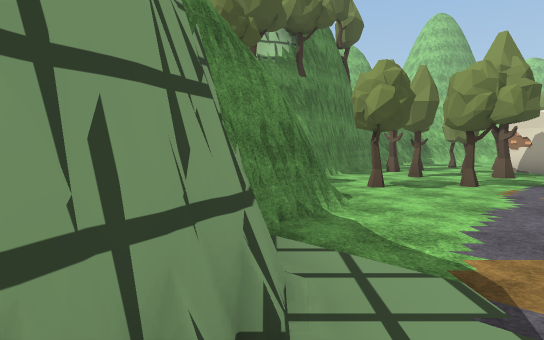
View 1 (above)

21 first-person views from a walk through a scene from a Unity 3-D project. The camera is 1.5 m above the floor, tilts 4° down and sees 75° across. The floor is counted in squares, 2 m on a side. Each view is taken from the middle of a square. On the plan, view 1 faces up. The plan holds only what a view shows up to about 11 squares ahead; the rest is blank. The place goes on beyond the plan. The player is left out. Some surface patterns are stand-ins.

View 2
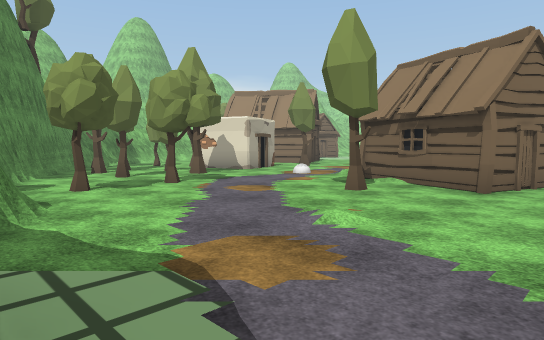

View 3
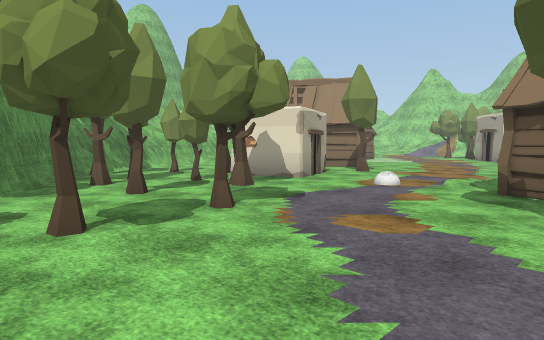

View 4
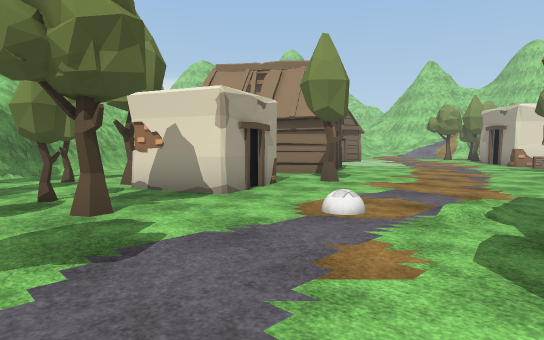

View 5
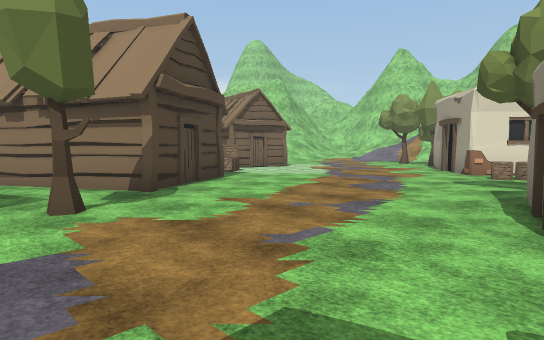

View 6
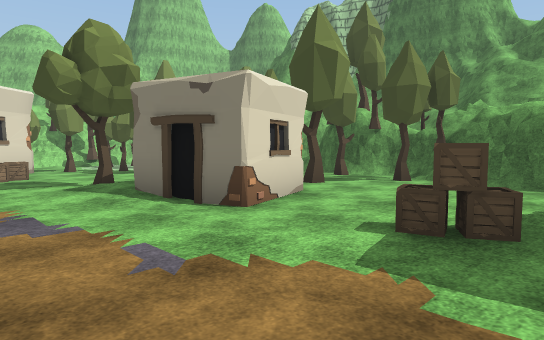

View 7
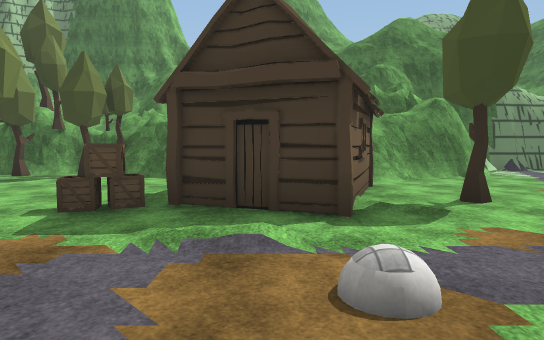

View 8
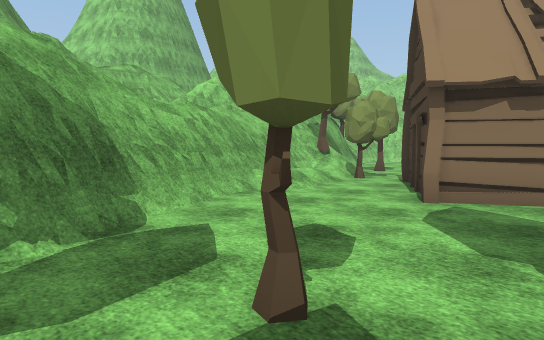

View 9
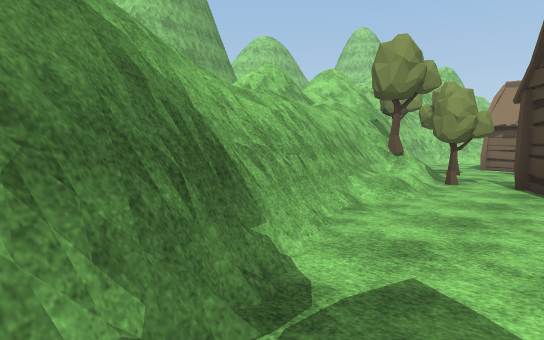

View 10
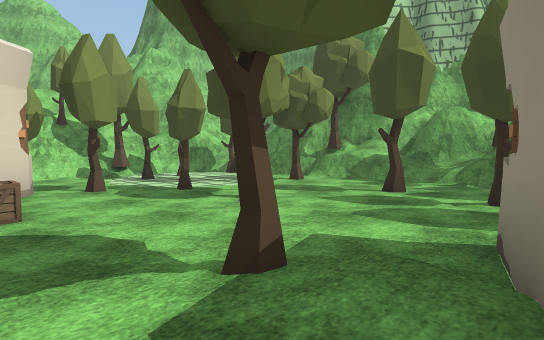

View 11
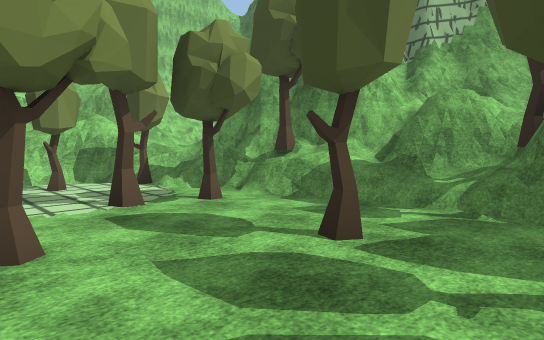

View 12
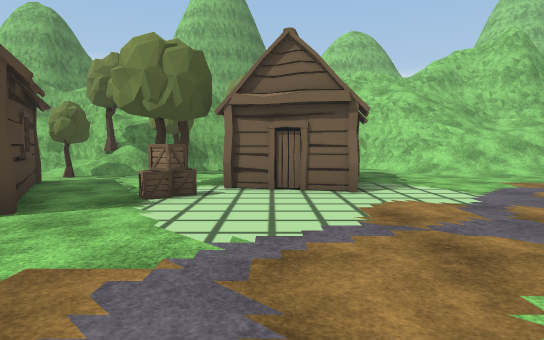

View 13
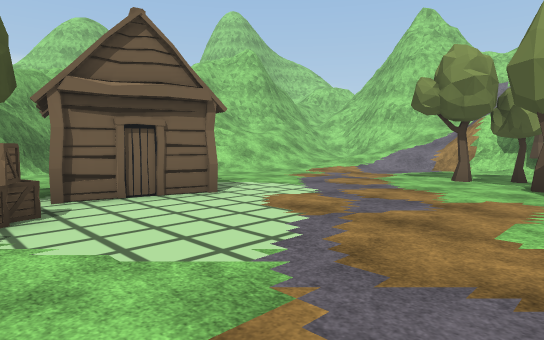

View 14
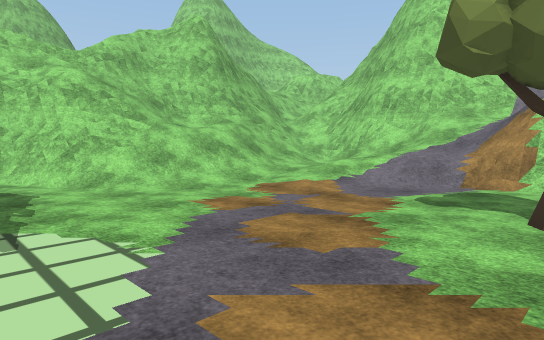

View 15
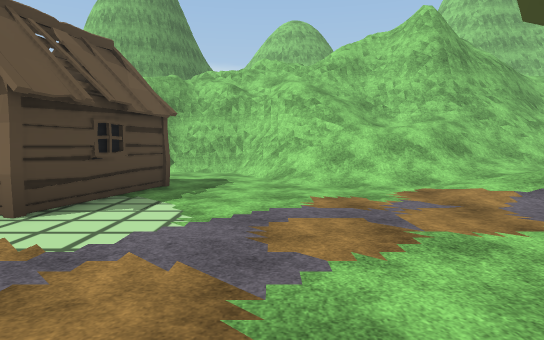

View 16
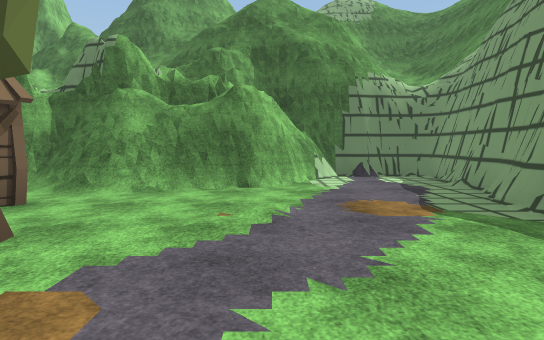

View 17
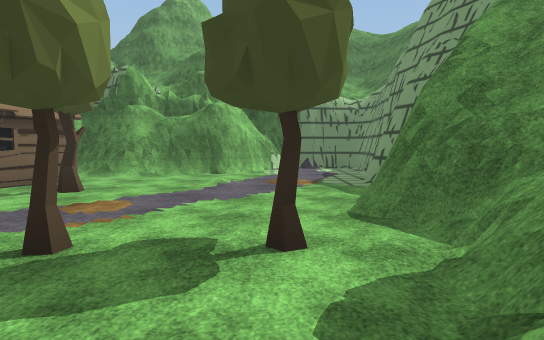

View 18
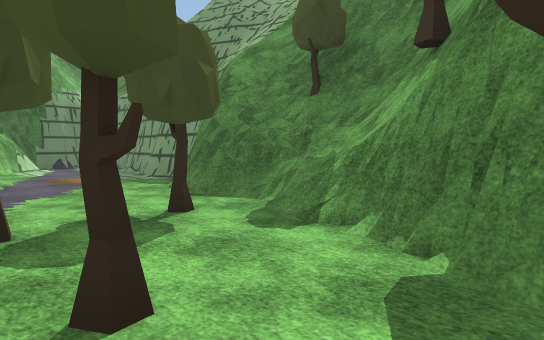

View 19
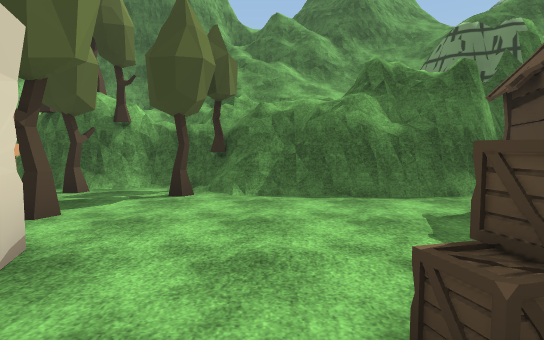

View 20
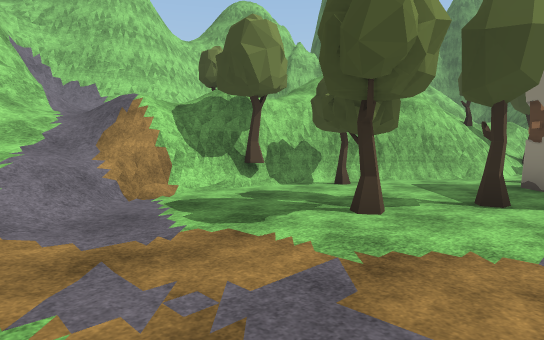

View 21
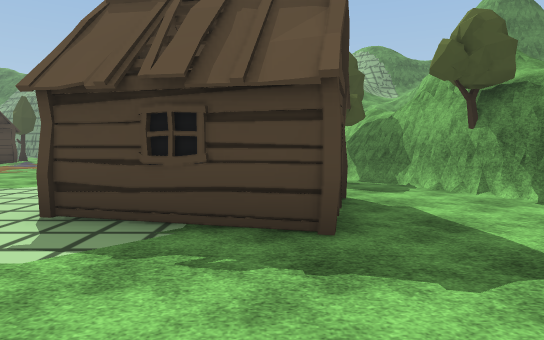

### Floor plan
Key: @ floor where view 1 was taken; # wall or solid block; x gap in a wall; . main floor; : floor 0.25 m higher than the main floor; + floor 1 m higher than the main floor; * floor 2.25 m higher than the main floor; % floor 3 m higher than the main floor; / step, stairs or slope; = window, fence, low wall or low ledge; v drop or lower ground; T tree; H hut; C crate; O other object.
Columns run from 1 left of view 1 to 32 right of it. Each row starts with its distance up from view 1.
 21                       =##
 20                       #/###
 19                 #######//#####=
 18               ###T....#=///#=/
 17           ######......////////
 16         ###/////T.H....//////##
 15       ###..//T....H H....////##
 14      ###.....H..T.H .....////##
 13     ##.....HH H..CHH......////###
 12     #O.T...H  H.CC.........=///=##
 11    ##T..T...H  H...........##/ //#
 10   ##T.T.# O..H..........T..#T/  /#
  9   #.....###............T.T.TTT  ##
  8  ##.T.T....T.........# ...T#/
  7  #/.................## #..##//
  6  #.T.T.............CO###.## //
  5  #/......//....:T....# T=#/
  4  #/.....HH.C..##/....T..##//
  3 ##....T.H H...O#...TT...TT//
  2 ##../..HH .............TT*
  1 #........H.....TT.T..T.T#*v
  0 #@...###/##..T......T xT#%
 -1 #...#########T.T#/.===+##  ##
 -2 #..##       ######///T###=
 -3 ####             ######

Where each view was taken, in squares from view 1:
view 1: 0 up, 0 right, facing up
view 2: 0 up, 0 right, facing up-right
view 3: 3 up, 1 right, facing up-right
view 4: 4 up, 4 right, facing up-right
view 5: 4 up, 9 right, facing up-right
view 6: 7 up, 9 right, facing down-right
view 7: 8 up, 8 right, facing down
view 8: 11 up, 5 right, facing up-right
view 9: 13 up, 5 right, facing up-right
view 10: 6 up, 14 right, facing down-right
view 11: 3 up, 15 right, facing down-right
view 12: 7 up, 17 right, facing up
view 13: 8 up, 15 right, facing up-right
view 14: 10 up, 19 right, facing up-right
view 15: 9 up, 21 right, facing up
view 16: 6 up, 3 right, facing down
view 17: 9 up, 2 right, facing down
view 18: 10 up, 4 right, facing down-left
view 19: 5 up, 11 right, facing down
view 20: 14 up, 21 right, facing down-right
view 21: 15 up, 22 right, facing left
